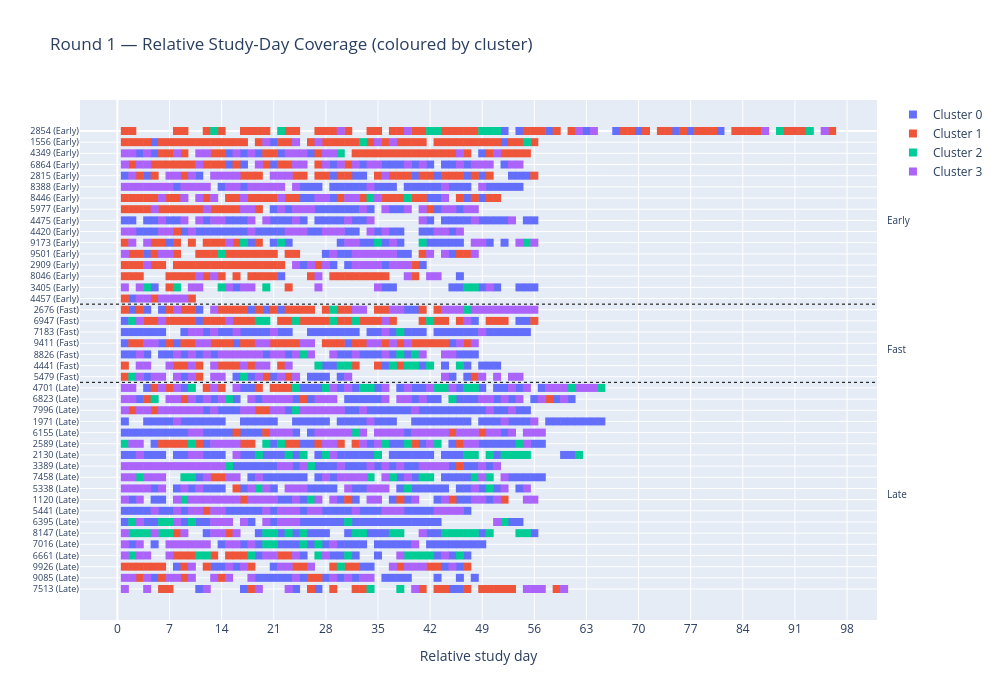

The code cell stored with this chart in its notebook:
### Code cell
# Relative-day coverage grid coloured by cluster
# x = study day relative to each patient's first complete day
# y = patient, ordered by disease stage then total days (descending)

_stage_abbr = {
    'Early Disease Stage':      'Early',
    'Fast Disease Progression': 'Fast',
    'Late Disease Stage':       'Late',
}

_first = meta.groupby('id')['date'].min().rename('first_date').reset_index()
meta_rd = meta.merge(_first, on='id')
meta_rd['relative_day'] = (meta_rd['date'] - meta_rd['first_date']).dt.days + 1

patient_info = (
    meta_rd.groupby('id')
    .agg(disease_type=('disease_type', 'first'), n_days=('date', 'nunique'))
    .reset_index()
)
_stage_rank = {s: i for i, s in enumerate(DISEASE_ORDER)}
_id_order = (
    patient_info
    .assign(_r=patient_info['disease_type'].map(_stage_rank))
    .sort_values(['_r', 'n_days'], ascending=[True, False])['id']
    .tolist()
)
_y_pos    = {pid: i for i, pid in enumerate(_id_order)}
_y_labels = [
    f'{pid} ({_stage_abbr.get(patient_info.loc[patient_info["id"]==pid, "disease_type"].values[0], "?")})'
    for pid in _id_order
]

meta_rd['y_pos'] = meta_rd['id'].map(_y_pos)

fig = go.Figure()
for k in range(K_R1):
    sub = meta_rd[meta_rd['cluster'] == k]
    fig.add_trace(go.Scatter(
        x=sub['relative_day'],
        y=sub['y_pos'],
        mode='markers',
        marker=dict(symbol='square', size=8, color=CLUSTER_COLORS[k % len(CLUSTER_COLORS)]),
        name=f'Cluster {k}',
        customdata=sub[['id', 'disease_type']].values,
        hovertemplate=(
            'Patient %{customdata[0]}<br>'
            'Relative day: %{x}<br>'
            f'Cluster: {k}<br>'
            'Stage: %{customdata[1]}'
            '<extra></extra>'
        ),
    ))

# Horizontal dividers between disease stage groups
_stage_sizes = [
    sum(1 for pid in _id_order
        if patient_info.loc[patient_info['id'] == pid, 'disease_type'].values[0] == s)
    for s in DISEASE_ORDER
]
_cum = 0
_shapes, _annotations = [], []
for stage, sz in zip(DISEASE_ORDER, _stage_sizes):
    _annotations.append(dict(
        x=1.01, xref='paper', y=_cum + sz / 2,
        text=_stage_abbr[stage], showarrow=False,
        font=dict(size=10), xanchor='left',
    ))
    _cum += sz
    if _cum < len(_id_order):  # no divider after last group
        _shapes.append(dict(
            type='line', x0=0, x1=1, xref='paper',
            y0=_cum - 0.5, y1=_cum - 0.5,
            line=dict(color='black', width=1, dash='dot'),
        ))

fig.update_layout(
    title='Round 1 — Relative Study-Day Coverage (coloured by cluster)',
    height=700, width=1000,
    shapes=_shapes,
    annotations=_annotations,
    xaxis=dict(title='Relative study day', dtick=7),
    yaxis=dict(
        tickvals=list(range(len(_id_order))),
        ticktext=_y_labels,
        autorange='reversed',
        tickfont=dict(size=9),
    ),
)
fig.show()

### Figure 1 — Plotly figure (JSON) as saved in the notebook; plotly's stock layout.template omitted (floating-point values rounded to 4 significant figures; data arrays with more than 128 entries replaced by an {"elided": "..."} marker saying what was removed)
{"data": [{"customdata": {"elided": "700x2 mixed values"}, "hovertemplate": "Patient %{customdata[0]}<br>Relative day: %{x}<br>Cluster: 0<br>Stage: %{customdata[1]}<extra></extra>", "marker": {"color": "#636EFA", "size": 8, "symbol": "square"}, "mode": "markers", "name": "Cluster 0", "type": "scatter", "x": {"elided": "700 int values"}, "y": {"elided": "700 int values"}}, {"customdata": {"elided": "478x2 mixed values"}, "hovertemplate": "Patient %{customdata[0]}<br>Relative day: %{x}<br>Cluster: 1<br>Stage: %{customdata[1]}<extra></extra>", "marker": {"color": "#EF553B", "size": 8, "symbol": "square"}, "mode": "markers", "name": "Cluster 1", "type": "scatter", "x": {"elided": "478 int values"}, "y": {"elided": "478 int values"}}, {"customdata": {"elided": "147x2 mixed values"}, "hovertemplate": "Patient %{customdata[0]}<br>Relative day: %{x}<br>Cluster: 2<br>Stage: %{customdata[1]}<extra></extra>", "marker": {"color": "#00CC96", "size": 8, "symbol": "square"}, "mode": "markers", "name": "Cluster 2", "type": "scatter", "x": {"elided": "147 int values"}, "y": {"elided": "147 int values"}}, {"customdata": {"elided": "590x2 mixed values"}, "hovertemplate": "Patient %{customdata[0]}<br>Relative day: %{x}<br>Cluster: 3<br>Stage: %{customdata[1]}<extra></extra>", "marker": {"color": "#AB63FA", "size": 8, "symbol": "square"}, "mode": "markers", "name": "Cluster 3", "type": "scatter", "x": {"elided": "590 int values"}, "y": {"elided": "590 int values"}}], "layout": {"annotations": [{"font": {"size": 10}, "showarrow": false, "text": "Early", "x": 1.01, "xanchor": "left", "xref": "paper", "y": 8}, {"font": {"size": 10}, "showarrow": false, "text": "Fast", "x": 1.01, "xanchor": "left", "xref": "paper", "y": 19.5}, {"font": {"size": 10}, "showarrow": false, "text": "Late", "x": 1.01, "xanchor": "left", "xref": "paper", "y": 32.5}], "height": 700, "shapes": [{"line": {"color": "black", "dash": "dot", "width": 1}, "type": "line", "x0": 0, "x1": 1, "xref": "paper", "y0": 15.5, "y1": 15.5}, {"line": {"color": "black", "dash": "dot", "width": 1}, "type": "line", "x0": 0, "x1": 1, "xref": "paper", "y0": 22.5, "y1": 22.5}], "title": {"text": "Round 1 — Relative Study-Day Coverage (coloured by cluster)"}, "width": 1000, "xaxis": {"dtick": 7, "title": {"text": "Relative study day"}}, "yaxis": {"autorange": "reversed", "tickfont": {"size": 9}, "ticktext": ["2854 (Early)", "1556 (Early)", "4349 (Early)", "6864 (Early)", "2815 (Early)", "8388 (Early)", "8446 (Early)", "5977 (Early)", "4475 (Early)", "4420 (Early)", "9173 (Early)", "9501 (Early)", "2909 (Early)", "8046 (Early)", "3405 (Early)", "4457 (Early)", "2676 (Fast)", "6947 (Fast)", "7183 (Fast)", "9411 (Fast)", "8826 (Fast)", "4441 (Fast)", "5479 (Fast)", "4701 (Late)", "6823 (Late)", "7996 (Late)", "1971 (Late)", "6155 (Late)", "2589 (Late)", "2130 (Late)", "3389 (Late)", "7458 (Late)", "5338 (Late)", "1120 (Late)", "5441 (Late)", "6395 (Late)", "8147 (Late)", "7016 (Late)", "6661 (Late)", "9926 (Late)", "9085 (Late)", "7513 (Late)"], "tickvals": [0, 1, 2, 3, 4, 5, 6, 7, 8, 9, 10, 11, 12, 13, 14, 15, 16, 17, 18, 19, 20, 21, 22, 23, 24, 25, 26, 27, 28, 29, 30, 31, 32, 33, 34, 35, 36, 37, 38, 39, 40, 41]}}}
